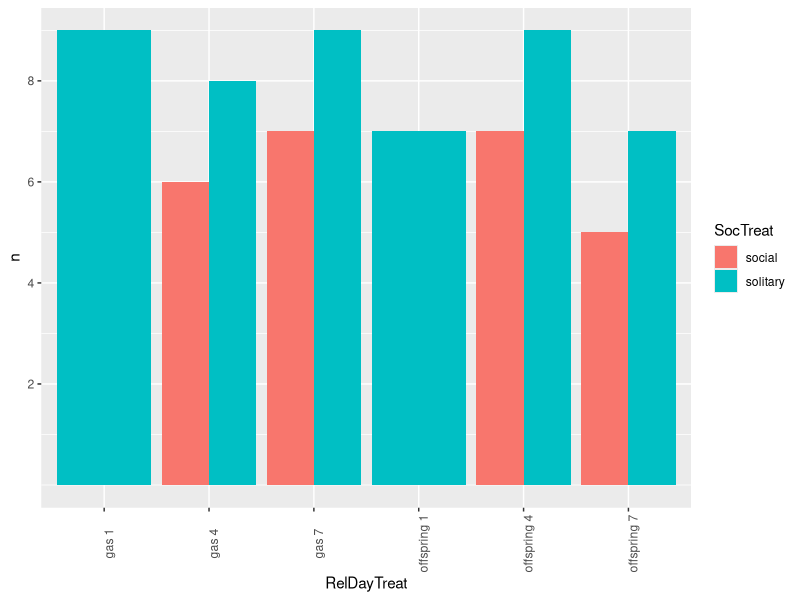

Recreate this plot in R.
## ---- chunk 1
knitr::opts_chunk$set(echo = TRUE)
## ---- chunk 2
library(tidyverse)
library(dplyr)
library(ggplot2)
## ---- chunk 3
# assumes working directory is where the original datasheet lives
allData <- read.csv("experiment1data.csv", 
                    header = TRUE,
                    na.strings = c("", " ", "na", "NA"))
allData

# count number of rows in the dataframe for future reference
nallData <- nrow(allData)
## ---- chunk 4
cleanData <- allData[!is.na(allData$DaysTreat),]      # na days treatment
cleanData <- cleanData[!is.na(cleanData$RelTreat),]   # na relative treatment
cleanData <- cleanData[!is.na(cleanData$SocTreat),]   # na social treatment
cleanData <- cleanData[!is.na(cleanData$DateColl),]   # na collection date
cleanData

# count rows in cleaned dataset to compare to initial data
ncleanData <- nrow(cleanData)
print(paste(nallData - ncleanData, "out of", nallData, "bees have been removed due to NA values treatment and collection day, unreplicated collection dates, and experimental error/inconsistencies", sep = " "))
## ---- chunk 5
# add RelDayTreat column that combines RelTreat & DaysTreat
cleanData$RelDayTreat <- paste(cleanData$RelTreat, cleanData$DaysTreat)

# make RelDayTreat an ordered factor so I can see groups in order on plots
cleanData$RelDayTreat <- factor(cleanData$RelDayTreat, levels = c("gas 1",
                                                                  "gas 4", 
                                                                  "gas 7",
                                                                  "offspring 1",
                                                                  "offspring 4", 
                                                                  "offspring 7"))
## ---- chunk 6
cleanData$Pulled <- as.character(cleanData$Pulled)           # make pulled date a character first (was previously integer)
cleanData$Pulled <- as.Date(cleanData$Pulled, "%Y%m%d")      # then convert pulled to date

cleanData$DateColl <- as.character(cleanData$DateColl)       # make collection date a character first (was previously integer)
cleanData$DateColl <- as.Date(cleanData$DateColl, "%Y%m%d")  # then convert to date

cleanData$FirstOffEcl <- as.character(cleanData$FirstOffEcl)       # make mate date a character first (was previously integer)
cleanData$FirstOffEcl <- as.Date(cleanData$FirstOffEcl, "%Y%m%d")  # then convert to date
## ---- chunk 7
# count the number of samples in each treatment group
cleanSampleSizes <- cleanData %>% group_by(RelDayTreat, SocTreat) %>% tally()

# plot the number of samples in each treatment group
ggplot(cleanSampleSizes, aes(x = RelDayTreat, y = n, fill = SocTreat)) +
  geom_bar(stat = "identity", position = position_dodge()) + 
  theme(axis.text.x = element_text(angle = 90)) +
  scale_y_continuous(breaks = c(2, 4, 6, 8, 10))

# if there is an NA treatment group on the x axis, that means not all treatment groups were included in the factor list in the previous chunk
cleanData

## ---- chunk 8
# make a new column with wing averages to approximate size
for (i in 1:nrow(cleanData)) {
  cleanData$WingAvg[i] <- mean(c(cleanData$Wing1[i], cleanData$Wing2[i]), na.rm = TRUE) }

# make a new column with queen age
cleanData$QueenAge <- cleanData$DateColl - cleanData$Pulled  # date collected - date pulled = queen age at collection
cleanData

# change early queen nEggs from NA to 0 (left blank on datasheet imported as NA, but really they should be 0)
for (i in 1:nrow(cleanData)) {
  if (cleanData$RelTreat[i] == "gas" & is.na(cleanData$nEggs[i])) {
    cleanData$nEggs[i] <- 0
  }
}

# make a new column with total number of offspring
for (i in 1:nrow(cleanData)) {
  cleanData$nOffspring[i] <- sum(cleanData$nEggs[i],
                                 cleanData$HealthyLarv[i],
                                 cleanData$BlacLarv[i],
                                 cleanData$PrePupae[i],
                                 cleanData$Pupae[i],
                                 cleanData$nMale[i],
                                 na.rm = TRUE)
}
## ---- chunk 9
# export cleanData file to working directory
write.csv(cleanData, file = "clean1.csv")
cleanData
## ---- chunk 10
# look only at late queens
lateData <- cleanData[cleanData$RelTreat == "offspring",]

# make date variables dates
lateData$Pulled <- as.Date(lateData$Pulled, "%Y-%m-%d")
lateData$FirstOffEcl <- as.Date(lateData$FirstOffEcl, "%Y-%m-%d")
lateData$DateColl <- as.Date(lateData$DateColl, "%Y-%m-%d")

# date of first offspring - date pulled = queen age at first offsrping
lateData$queenAgeOff <- lateData$FirstOffEcl - lateData$Pulled

# date of collection - date pulled = queen age at collection
lateData$queenAgeColl <- lateData$DateColl - lateData$Pulled

# maximum & minimum ages at eclosion
maxAge <- max(lateData$queenAgeOff, na.rm = TRUE)
print(paste("The oldest queen was", maxAge, "days old at the time of offspring eclosion.", sep = " "))
minAge <- min(lateData$queenAgeOff, na.rm = TRUE)
print(paste("The youngest queen was", minAge, "days old at the time of offspring eclosion.", sep = " "))

# maximum & minimum ages at collection
maxAge <- max(lateData$queenAgeColl, na.rm = TRUE)
print(paste("The oldest queen was", maxAge, "days old at the time of colleciton.", sep = " "))
minAge <- min(lateData$queenAgeColl, na.rm = TRUE)
print(paste("The youngest queen was", minAge, "days old at the time of collection.", sep = " "))
